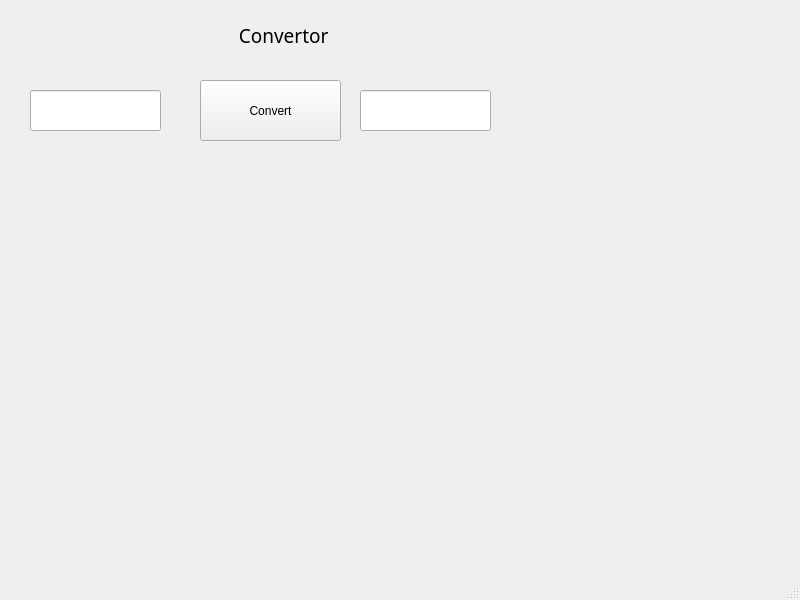
<?xml version="1.0" encoding="UTF-8"?>
<ui version="4.0">
 <class>MainWindow</class>
 <widget class="QMainWindow" name="MainWindow">
  <property name="geometry">
   <rect>
    <x>0</x>
    <y>0</y>
    <width>800</width>
    <height>600</height>
   </rect>
  </property>
  <property name="windowTitle">
   <string>Convertor</string>
  </property>
  <widget class="QWidget" name="centralwidget">
   <widget class="QPushButton" name="pushButton">
    <property name="geometry">
     <rect>
      <x>200</x>
      <y>80</y>
      <width>141</width>
      <height>61</height>
     </rect>
    </property>
    <property name="text">
     <string>Convert</string>
    </property>
   </widget>
   <widget class="QLineEdit" name="lineEdit1">
    <property name="geometry">
     <rect>
      <x>30</x>
      <y>90</y>
      <width>131</width>
      <height>41</height>
     </rect>
    </property>
   </widget>
   <widget class="QLineEdit" name="lineEdit2">
    <property name="geometry">
     <rect>
      <x>360</x>
      <y>90</y>
      <width>131</width>
      <height>41</height>
     </rect>
    </property>
   </widget>
   <widget class="QLabel" name="label">
    <property name="geometry">
     <rect>
      <x>150</x>
      <y>20</y>
      <width>271</width>
      <height>31</height>
     </rect>
    </property>
    <property name="font">
     <font>
      <family>MS PGothic</family>
      <pointsize>14</pointsize>
     </font>
    </property>
    <property name="text">
     <string>                  Convertor</string>
    </property>
   </widget>
  </widget>
  <widget class="QStatusBar" name="statusbar"/>
 </widget>
 <resources/>
 <connections/>
</ui>
